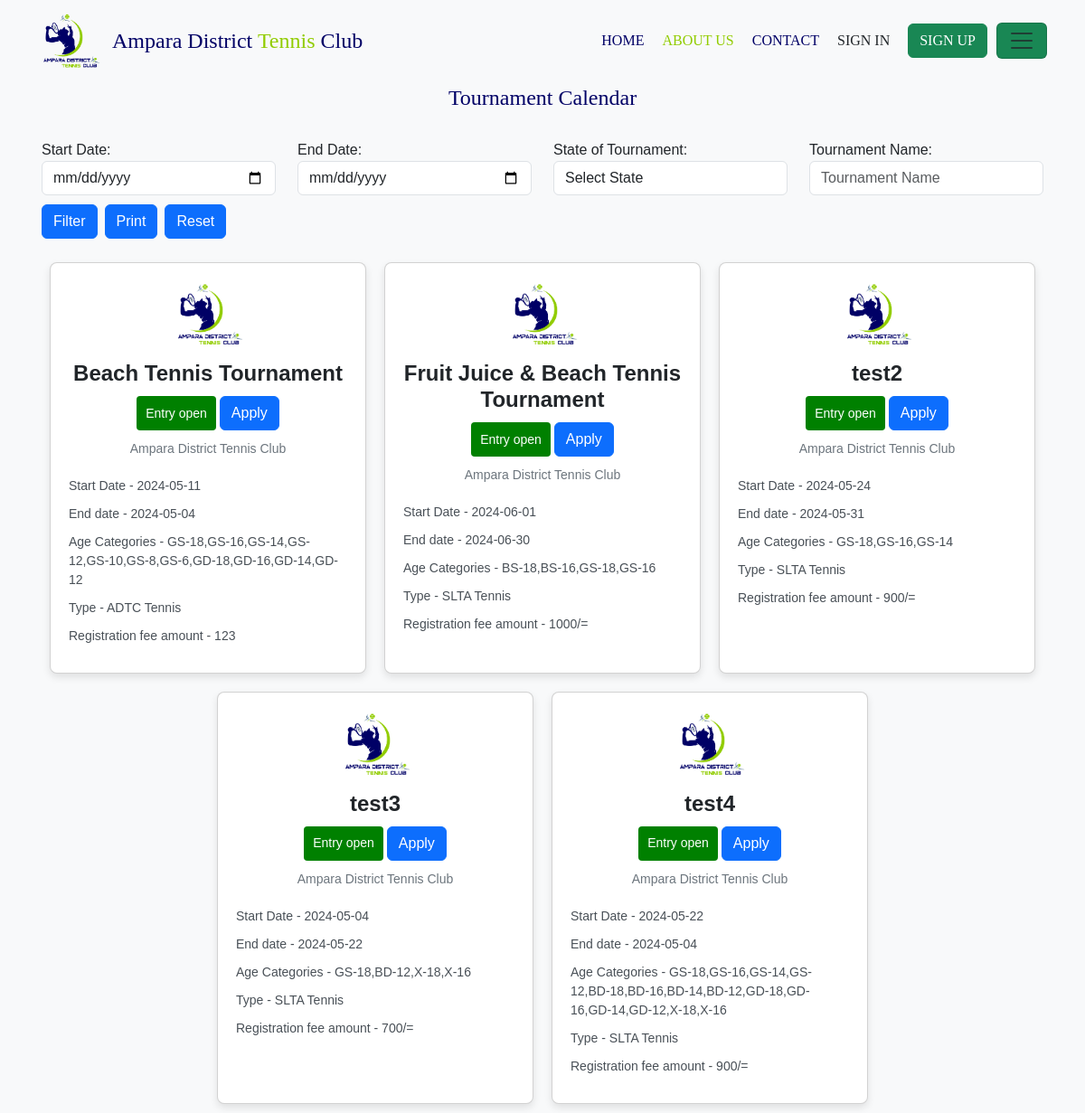
/page/calender/calender.php, run on the app's committed database.
### tables this page shows
CREATE TABLE `tournament_schedule` (
  `tournament_id` int(255) NOT NULL,
  `name` varchar(255) NOT NULL,
  `type` varchar(100) NOT NULL,
  `start_date` date NOT NULL,
  `end_date` date NOT NULL,
  `tournament_format` enum('singles','doubles') NOT NULL DEFAULT 'singles',
  `age_category[]` varchar(255) NOT NULL,
  `description` varchar(255) NOT NULL,
  `state` enum('entry_open','cancelled','matches_on','completed') NOT NULL DEFAULT 'entry_open'
);

### page/calender/calender.php (the view, shortened to what this page needs)
<!DOCTYPE html>
<html lang="en">
<head>
    <link href="https://cdn.jsdelivr.net/npm/bootstrap@5.3.2/dist/css/bootstrap.min.css" rel="stylesheet">
    <link href="https://getbootstrap.com/docs/5.3/assets/css/docs.css" rel="stylesheet">
    <link rel="stylesheet" href="style.css">
    <link rel="stylesheet" href="print.css" media="print">
    <link href="https://db.onlinewebfonts.com/c/1f182a2cd2b60d5a6ac9667a629fbaae?family=PF+Din+Stencil+W01+Bold" rel="stylesheet">
    <link href="https://unpkg.com/aos@2.3.1/dist/aos.css" rel="stylesheet">
    <link rel="stylesheet" href="https://cdnjs.cloudflare.com/ajax/libs/font-awesome/6.4.0/css/all.min.css" />
</head>
<body>
    <div class="home">
        <?php
        include '../../components/navbar/navbar.php';
        ?>
        <div class="calender-body ">
            <div class="tittle">
                <P class="fs-4" data-aos="fade-up" data-aos-duration="2000">Tournament Calendar</P>
            </div>
            <?php
            $startDate = $endDate = $stateFilter = $tournamentName = "";
            ?>
            <div class="container filter-container p-3">
                <form id="filterForm" method="post" action="<?php echo htmlspecialchars($_SERVER["PHP_SELF"]); ?>">
                    <div class="row">
                        <div class="col-md-3 filter-input">
                            <label for="startDate">Start Date:</label>
                            <input type="date" name="startDate" id="startDate" class="form-control" value="<?php echo $startDate; ?>">
                        </div>
                        <div class="col-md-3 filter-input">
                            <label for="endDate">End Date:</label>
                            <input type="date" name="endDate" id="endDate" class="form-control" value="<?php echo $endDate; ?>">
                        </div>
                        <div class="col-md-3 filter-input">
                            <label for="stateFilter">State of Tournament:</label>
                            <select name="stateFilter" id="stateFilter" class="form-control">
                                <option value="" <?php if ($stateFilter == "") echo 'selected="selected"'; ?>>Select State</option>
                            </select>
                        </div>
                        <div class="col-md-3 filter-input">
                            <label for="tournamentName">Tournament Name:</label>
                            <input type="text" name="tournamentName" id="tournamentName" class="form-control" placeholder="Tournament Name" value="<?php echo $tournamentName; ?>">
                        </div>
                    </div>
                    <div class="row">
                        <div class="col-12 d-flex justify-content-right">
                            <input type="submit" class="btn btn-primary me-2" value="Filter" name="submit">
                            <button type="button" onclick="window.print();" id="printButton" class="btn btn-primary me-2">Print</button>
                            <a href="calender.php" class="btn btn-primary">Reset</a>
                        </div>
                    </div>
                </form>
            </div>
            <?php
            include $_SERVER['DOCUMENT_ROOT'] . "/project-holders-project-2/db_conn.php";
            if (isset($_POST['submit'])) {
                $startDate = $_POST['startDate'];
                $endDate = $_POST['endDate'];
                $stateFilter = $_POST['stateFilter'];
                $tournamentName = $_POST['tournamentName'];
                $sql = "SELECT * FROM tournament_schedule WHERE 1=1";
                $params = array();
                if (!empty($startDate)) {
                    $sql .= " AND start_date >= ?";
                    $params[] = $startDate;
                }
                if (!empty($endDate)) {
                    $sql .= " AND end_date <= ?";
                    $params[] = $endDate;
                }
                if (!empty($stateFilter)) {
                    $sql .= " AND state = ?";
                    $params[] = $stateFilter;
                }
                if (!empty($tournamentName)) {
                    $sql .= " AND name LIKE ?";
                    $params[] = "%$tournamentName%";
                }
                $stmt = $conn->prepare($sql);
                if ($stmt === false) {
                    die("Error in preparing statement: " . $conn->error);
                }
                $types = str_repeat('s', count($params));
                $stmt->bind_param($types, ...$params);
                if (!$stmt->execute()) {
                    die("Error in executing statement: " . $stmt->error);
                }
                $stmt->bind_result($id, $name, $type, $start_date, $end_date, $tournament_format, $age_category, $description, $state, );
                $rows = array();
                while ($stmt->fetch()) {
                    $row = array(
                        'id' => $id,
                        'name' => $name,
                        'type' => $type,
                        'start_date' => $start_date,
                        'end_date' => $end_date,
                        'tournament_format' => $tournament_format,
                        'age_category[]' => $age_category,
                        'description' => $description,
                        'state' => $state,
                    );
                    $rows[] = $row;
                }
                $stmt->close();
            } else {
                $sql = "SELECT * FROM tournament_schedule ORDER BY tournament_id DESC";
                $result = $conn->query($sql);
                $rows = [];
                if ($result->num_rows > 0) {
                    while ($row = $result->fetch_assoc()) {
                        $rows[] = $row;
                    }
                }
            }
            function formatString($str)
            {
                $str = str_replace('_', ' ', $str);
                $str = ucfirst($str);
                return $str;
            }
            function formatString2($str)
            {
                return $str;
            }
            ?>
            <div class="card-container">
                <?php foreach ($rows as $row) {
                ?>
                    <div class="card">
                        <div class="card-body">
                            <img src="../../Images/logo.png" alt="Logo" class="card-logo">
                            <h2 class="card-title"><?= $row['name'] ?></h2>
                            <div class="d-flex justify-content-center">
                                <span class="card-status <?= formatString2($row['state']) ?>"><?= formatString($row['state']) ?></span>
                                <?php if ($row['state'] == 'entry_open') {
                                ?>
                                    <a href="apply.php?id=<?= $row['tournament_id'] ?>" class="btn btn-primary apply ms-1">Apply</a>
                                <?php
                                } ?>
                            </div>
                            <p class="card-subtitle">Ampara District Tennis Club</p>
                            <ul class="card-details">
                                <li> Start Date - <?= $row['start_date'] ?></li>
                                <li> End date - <?= $row['end_date'] ?></li>
                                <li> Age Categories - <?= $row['age_category[]'] ?></li>
                                <li> Type - <?= $row['type'] ?></li>
                                <li> Registration fee amount - <?= $row['description'] ?></li>
                            </ul>
                        </div>
                    </div>
                <?php } ?>
            </div>
        </div>
    </div>
</body>
</html>

### components/navbar/navbar.php (shortened to what this page needs)
<!DOCTYPE html>
<html lang="en">
<head>
</head>
<body>
    <div class="nav-group navbar-dark" id="navbar">
        <nav class="navbar">
            <div class="container">
                <a href="" class="navbar-brand fs-4">
                    <img src="/project-holders-project-2/Images/logo.png" alt="Tennis court logo" width="70">
                    <span class="container responsive-brand-item">
                        Ampara District<span class="brand-br"><span class="tennis"> Tennis</span> Club</span>
                    </span>
                </a>
                <div class="navbar-nav-outer">
                    <div class="nav-item-outer ">
                        <a href="/project-holders-project-2/index.php" class="nav-link nav-link-home active">HOME</a>
                    </div>
                    <div class="nav-item-outer">
                        <a href="/project-holders-project-2/page/AboutUs-page/About-us.php" class="nav-link nav-link-about">ABOUT US</a>
                    </div>
                    <div class="nav-item-outer">
                        <a href="/project-holders-project-2/page/ContactUs-page/Contact-us.php" class="nav-link nav-link-contact">CONTACT</a>
                    </div>
                    <?php if (!isset($_SESSION['username'])) : ?>
                        <div class="nav-item-outer">
                            <a href="/project-holders-project-2/page/login-and-signup-page/index.php" class="nav-link nav-link-login">SIGN IN</a>
                        </div>
                        <div class="nav-item-outer">
                            <button type="button" class="btn btn-success outer-button" onclick="window.location.href='/project-holders-project-2/page/login-and-signup-page/index.php'">SIGN
                                UP</button>
                        </div>
                    <?php endif; ?>
                </div>
                <button class="navbar-toggler" type="button" data-bs-toggle="offcanvas" data-bs-target="#myNavBar">
                    <span class="navbar-toggler-icon"></span>
                </button>
            </div>
        </nav>
    </div>
</body>
</html>

### page/calender/style.css (style rules this page uses)
* { box-sizing: border-box; }
body { width: 100vw; height: fit-content; overflow-x: hidden; background-color: #ddd; }
.home { position: relative; top: 0%; height: fit-content; }
.calender-body { height: 100vh; width: 100vw; padding: 20px; padding-top: 93px; position: relative; }
.tittle { text-align: center; width: 100%; height: 45px; display: flex; align-items: center; justify-content: center; color: #000066; font-family: "PF Din Stencil W01 Bold"; }
body { font-family: Arial, sans-serif; background-color: #f8f9fa; margin: 0; }
.card-container { display: flex; flex-wrap: wrap; justify-content: center; }
.card { background-color: #fff; border-radius: 8px; box-shadow: 0 4px 8px rgba(0, 0, 0, 0.1); overflow: hidden; max-width: 350px; width: calc(33% - 20px); margin: 10px; }
.card-body { padding: 20px; text-align: center; position: relative; }
.card-logo { width: 80px; height: auto; margin-bottom: 15px; }
.card-title { font-size: 24px; font-weight: bold; margin: 0; margin-bottom: 10px; }
.card-status { display: inline-block; color: #fff; padding: 5px 10px; border-radius: 4px; font-size: 14px; margin-bottom: 10px; }
.entry_open { background-color: green; display: flex !important; justify-content: center !important; align-items: center !important; }
.card-subtitle { font-size: 14px; color: #6c757d; margin: 0; margin-bottom: 20px; }
.card-details { list-style: none; padding: 0; margin: 0; text-align: left; }
.card-details li { display: flex; align-items: center; margin-bottom: 10px; font-size: 14px; color: #495057; }
.filter-input { margin-bottom: 10px; }
.apply { margin-bottom: 10px; }

### components/navbar/navbar.php (style rules this page uses)
.nav-group { position: fixed; top: 0%; width: 100%; z-index: 3; background-color: transparent; }
.responsive-brand-item { color: #000066; font-family: "PF Din Stencil W01 Bold"; }
.nav-link, .outer-button, .offcanvas-button { font-family: "PF Din Stencil W01 Bold"; }
.nav-link-home { color: #000066; }
.nav-link-about { color: #91CC00; }
.nav-link-contact { color: #000066; }
.tennis { color: #91CC00; }
@media only screen and (min-width: 992px) { .navbar-nav-outer { list-style: none; display: flex; align-items: center; margin-left: auto; } }
@media only screen and (min-width: 992px) { .nav-item-outer { padding: 10px; } }
.navbar-brand { display: flex; align-items: center; }
.navbar-toggler { background-color: #198754; }

### data on the page
tournament_schedule: name "Beach Tennis Tournament", state "Entry open", start_date "2024-05-11", end_date "2024-05-04", value "GS-18,GS-16,GS-14,GS-12,GS-10,GS-8,GS-6,GD-18,GD-16,GD-14,GD-12", type "ADTC Tennis", description "123"
tournament_schedule: name "Fruit Juice & Beach Tennis Tournament", state "Entry open", start_date "2024-06-01", end_date "2024-06-30", value "BS-18,BS-16,GS-18,GS-16", type "SLTA Tennis", description "1000/="
tournament_schedule: name "test2", state "Entry open", start_date "2024-05-24", end_date "2024-05-31", value "GS-18,GS-16,GS-14", type "SLTA Tennis", description "900/="
tournament_schedule: name "test3", state "Entry open", start_date "2024-05-04", end_date "2024-05-22", value "GS-18,BD-12,X-18,X-16", type "SLTA Tennis", description "700/="
tournament_schedule: name "test4", state "Entry open", start_date "2024-05-22", end_date "2024-05-04", value "GS-18,GS-16,GS-14,GS-12,BD-18,BD-16,BD-14,BD-12,GD-18,GD-16,GD-14,GD-12,X-18,X-16", type "SLTA Tennis", description "900/="
